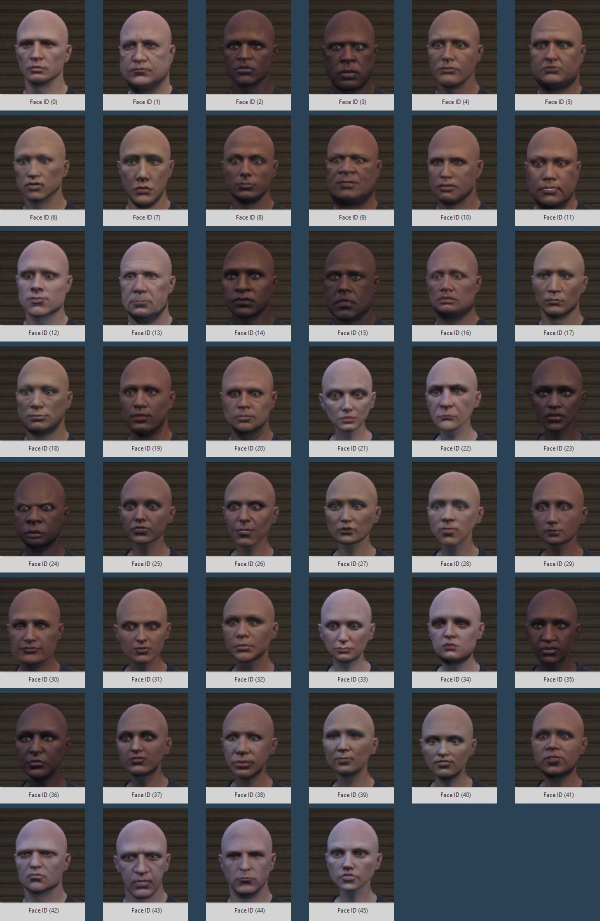
#> input picture image.jpg, 1200 x 1842 px (shown at 1/2 size)
$ python face_id_to_melanin_level.py
#> lines starting #> are read from the running program, lines starting #| are printed output that depends on the picture; long printed decimals are rounded
import cv2
import numpy as np

#load image image.jpg

img = cv2.imread('image.jpg')
#> img is the input picture: shape (1842, 1200, 3); mean B, G, R 79.4, 77.1, 81.5

width = img.shape[1]
#> width = 1200
height = img.shape[0]
#> height = 1842


subimg_width = 206
subimg_height = 231

images = []
c = 0


def isFemale(index):
    if index < 21 or index > 41:
        return False
    return True


male_lightest = None
male_darkest = None

female_lightest = None
female_darkest = None

for j in range(0, height, subimg_height):
    for i in range(0, width, subimg_width):

        subimg = img[j:j+subimg_height, i:i+subimg_width]

        crop_x = 67
        crop_y = 39
        w_h = 24
        if c >= 45:
            break

        crop_subimg = subimg[crop_y:crop_y+w_h, crop_x:crop_x+w_h]
        luminosity = np.average(crop_subimg)

        images.append((c, luminosity, subimg))

        is_female = isFemale(c)
        if is_female is True:
            if female_lightest is None:
                female_lightest = luminosity
                female_darkest = luminosity
            if luminosity > female_lightest:
                female_lightest = luminosity
            if luminosity < female_darkest:
                female_darkest = luminosity
        else:
            if male_lightest is None:
                male_lightest = luminosity
                male_darkest = luminosity

            if luminosity > male_lightest:
                male_lightest = luminosity
            if luminosity < male_darkest:
                male_darkest = luminosity

        c += 1
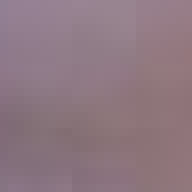
#> crop_subimg: shape (24, 24, 3) (shown 8 times larger); mean B, G, R 129.1, 119.3, 141.9
#> after the loop, c = 45; female_darkest = 78.29; female_lightest = 139.2; images = 45 items; male_darkest = 75.16; male_lightest = 136.8


images.sort(key=lambda x: x[0])

for i in range(len(images)):
    image = images[i]
    lightest = female_lightest if isFemale(image[0]) is True else male_lightest
    darkest = female_darkest if isFemale(image[0]) is True else male_darkest
    #remap cur_luminosity from 0 to 1 where zero is lightest and 1 is darkest
    remaped_luminosity = (image[1] - lightest) / (darkest - lightest)
    print(f"[{image[0]}] = {min(1.0,max(0.0,remaped_luminosity))},")
#> this loop made 45 passes
#> (lightest, darkest, remaped_luminosity) on passes 1 to 12: (136.8, 75.16, 0.0405), (136.8, 75.16, 0.0819), (136.8, 75.16, 0.99), (136.8, 75.16, 0.981), (136.8, 75.16, 0.434), (136.8, 75.16, 0.414), (136.8, 75.16, 0.258), (136.8, 75.16, 0.328), (136.8, 75.16, 0.681), (136.8, 75.16, 0.573), (136.8, 75.16, 0.453), (136.8, 75.16, 0.469)
#| [0] = 0.04055,
#| [1] = 0.0819,
#| [2] = 0.9898,
#| [3] = 0.9814,
#| [4] = 0.4339,
#| [5] = 0.4137,
#| [6] = 0.2585,
#| [7] = 0.3276,
#> (further printed lines are left out)
